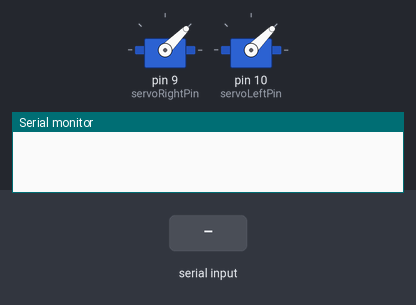
Simulated run of this sketch. Board: Arduino Uno, built with avr-gcc and run on an emulated ATmega328P. On the bench: 2 × servo, the last lines printed to the serial monitor. Wiring (inferred from the names in the program): 2 × servo: signal pin 9 / signal pin 10. The inputs (shaded band) are chosen by the test bench. Servo pulses on a pin are drawn as a servo (544–2400 µs = 0–180°).

Above: at 1.2 s.
1.3 s: "2" received over Serial
At 1.7 s:
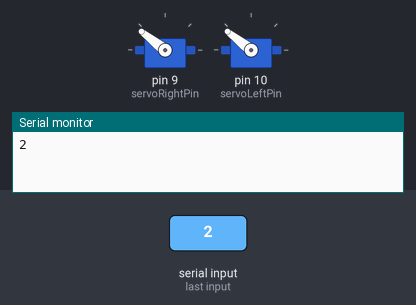
2.8 s: "1" received over Serial
At 4.1 s:
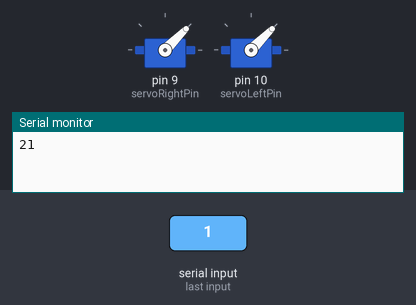
Timing chart, 0 to 5.8 s (numbered marks = the images above; inputs shaded):
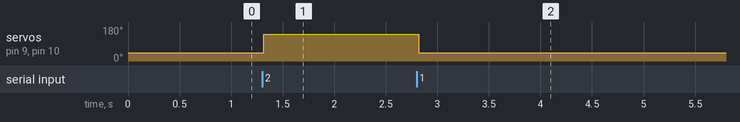

The sketch:

sketch_oct08a.ino
```cpp
const int servoRightPin = 9;
const int servoLeftPin = 10;
int servoAngle = 0;

void setup() {
  Serial.begin(9600);
  pinMode(servoRightPin, OUTPUT);
  pinMode(servoLeftPin, OUTPUT);
}

void loop() {
  if(Serial.available())
  {
    char data = Serial.read();
    Serial.write(data);
    if(data == '2')
    {
      servoAngle = -90;
    }
    else if(data == '1')
    {
      servoAngle = 0;
    }
    else if (data == '0')
    {
      servoAngle = 90;
    }
  }
  if(servoAngle == 90)
  {
    digitalWrite(servoRightPin, HIGH);
    digitalWrite(servoLeftPin, HIGH);
    delay(0.5);
    digitalWrite(servoRightPin, LOW);
    digitalWrite(servoLeftPin, LOW);
    delay(19.5);
  }
  else if(servoAngle ==0)
  {
    digitalWrite(servoRightPin, HIGH);
    digitalWrite(servoLeftPin, HIGH);
    delay(1.25);
    digitalWrite(servoRightPin, LOW);
    digitalWrite(servoLeftPin, LOW);
    delay(18.75);
  }
  else if(servoAngle == -90)
  {
    digitalWrite(servoRightPin, HIGH);
    digitalWrite(servoLeftPin, HIGH);
    delay(2);
    digitalWrite(servoRightPin, LOW);
    digitalWrite(servoLeftPin, LOW);
    delay(18);
  }
}
```

Measured:
- after the input at 1.3 s, servo on pin 9 (servoRightPin), servo on pin 10 (servoLeftPin): 45° → 142° at once
- after the input at 2.8 s, servo on pin 9 (servoRightPin), servo on pin 10 (servoLeftPin): 142° → 45° at once
